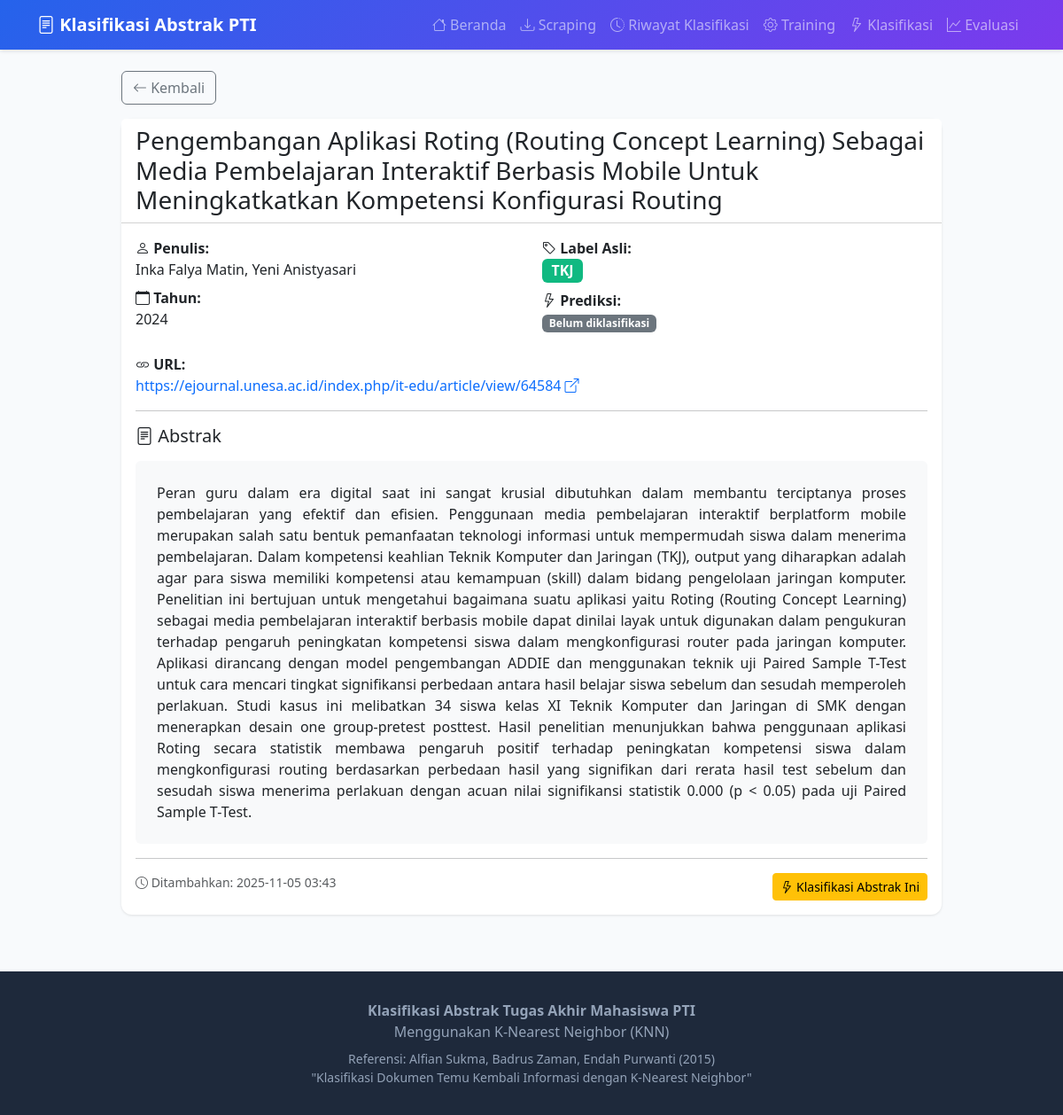
Screenshot of /abstract/1 with the database file from the repository.
### models.py (models this page shows, shortened)
class Abstract(db.Model):
    __tablename__ = 'abstracts'
    id = db.Column(db.Integer, primary_key=True)
    title = db.Column(db.String(500), nullable=False)
    author = db.Column(db.String(200), nullable=False)
    year = db.Column(db.Integer, nullable=False)
    abstract_text = db.Column(db.Text, nullable=False)
    url = db.Column(db.String(500))
    label = db.Column(db.String(10))  # 'RPL' atau 'TKJ'
    predicted_label = db.Column(db.String(10))  # Hasil prediksi
    confidence = db.Column(db.Float)  # Confidence score
    created_at = db.Column(db.DateTime, default=datetime.utcnow)
    updated_at = db.Column(db.DateTime, default=datetime.utcnow, onupdate=datetime.utcnow)
    is_training_data = db.Column(db.Boolean, default=False)

### app.py (the view)
@app.route('/abstract/<int:abstract_id>')
def view_abstract(abstract_id):
    abstract = Abstract.query.get_or_404(abstract_id)
    return render_template('abstract_detail.html', abstract=abstract)

### app.py (called while the page is built)
def init_classifier():
    global classifier
    if classifier is None:
        classifier = KNNClassifier(k=app.config['KNN_K_VALUE'])
        if os.path.exists('models/knn_classifier.joblib'):
            try:
                classifier.load('models')
                print(f"✅ Model loaded successfully! is_trained={classifier.is_trained}")
            except Exception as e:
                print(f"❌ Error loading model: {e}")
                classifier = None
        else:
            print("⚠️ Model file not found: models/knn_classifier.joblib")
            print("   Please train the model first!")
    else:
        print(f"ℹ️ Classifier already initialized. is_trained={classifier.is_trained}")

@app.before_request
def before_first_request():
    db.create_all()
    init_classifier()

### templates/abstract_detail.html (shortened to what this page needs)
{% extends "base.html" %}  {% block content %}
<div class="row">
  <div class="col-lg-10 mx-auto">
    <div class="mb-3">
      <a href="{{ url_for('index') }}" class="btn btn-outline-secondary">
        <i class="bi bi-arrow-left"></i> Kembali
      </a>
    </div>
    <div class="card">
      <div class="card-header bg-white">
        <h3 class="mb-0">{{ abstract.title }}</h3>
      </div>
      <div class="card-body">
        <div class="row mb-3">
          <div class="col-md-6">
            <p class="mb-2">
              <strong><i class="bi bi-person"></i> Penulis:</strong><br />
              {{ abstract.author }}
            </p>
            <p class="mb-2">
              <strong><i class="bi bi-calendar"></i> Tahun:</strong><br />
              {{ abstract.year }}
            </p>
          </div>
          <div class="col-md-6">
            <p class="mb-2">
              <strong><i class="bi bi-tag"></i> Label Asli:</strong><br />
              {% if abstract.label %}
              <span
                class="badge badge-{{ abstract.label.lower() }}"
                style="font-size: 1rem"
              >
                {{ abstract.label }}
              </span>
              {% else %}
              <span class="badge bg-secondary">Belum dilabel</span>
              {% endif %}
            </p>
            <p class="mb-2">
              <strong><i class="bi bi-lightning"></i> Prediksi:</strong><br />
              {% if abstract.predicted_label %}
              <span
                class="badge badge-{{ abstract.predicted_label.lower() }}"
                style="font-size: 1rem"
              >
                {{ abstract.predicted_label }}
              </span>
              <br />
              <small class="text-muted">
                Confidence: {{ "%.2f"|format(abstract.confidence * 100) }}%
              </small>
              {% else %}
              <span class="badge bg-secondary">Belum diklasifikasi</span>
              {% endif %}
            </p>
          </div>
        </div>
        {% if abstract.url %}
        <p class="mb-3">
          <strong><i class="bi bi-link"></i> URL:</strong><br />
          <a
            href="{{ abstract.url }}"
            target="_blank"
            class="text-decoration-none"
          >
            {{ abstract.url }}
            <i class="bi bi-box-arrow-up-right"></i>
          </a>
        </p>
        {% endif %}
        <hr />
        <h5 class="mb-3"><i class="bi bi-file-text"></i> Abstrak</h5>
        <div class="bg-light p-4 rounded" style="text-align: justify">
          {{ abstract.abstract_text }}
        </div>
        <hr />
        <div class="row">
          <div class="col-md-6">
            <p class="small text-muted mb-0">
              <i class="bi bi-clock"></i> Ditambahkan: {{
              abstract.created_at.strftime('%Y-%m-%d %H:%M') if
              abstract.created_at else '-' }}
            </p>
          </div>
          <div class="col-md-6 text-end">
            {% if not abstract.predicted_label %}
            <button class="btn btn-warning btn-sm" onclick="classifySingle()">
              <i class="bi bi-lightning"></i> Klasifikasi Abstrak Ini
            </button>
            {% endif %}
          </div>
        </div>
      </div>
    </div>
  </div>
</div>
{% endblock %}

### templates/base.html (style rules this page uses)
:root { --primary-color: #2563eb; --secondary-color: #7c3aed; --success-color: #10b981; --danger-color: #ef4444; --warning-color: #f59e0b; }
body { font-family: "Segoe UI", Tahoma, Geneva, Verdana, sans-serif; background-color: #f8fafc; }
.card { border: none; border-radius: 12px; box-shadow: 0 1px 3px rgba(0, 0, 0, 0.1); transition: transform 0.2s, box-shadow 0.2s; }
.badge-tkj { background-color: var(--success-color); }

### rows the page displays
Abstract: title "Pengembangan Aplikasi Roting (Routing Concept Learning) Sebagai Media Pembelajaran Interaktif Berbasis Mobile Untuk Meningkatkatkan Kompetensi Konfigurasi Routing", author "Inka Falya Matin, Yeni Anistyasari", year "2024", label "TKJ", url "https://ejournal.unesa.ac.id/index.php/it-edu/article/view/64584", abstract_text "Peran guru dalam era digital saat ini sangat krusial dibutuhkan dalam membantu terciptanya proses pembelajaran yang efektif dan efisien. Penggunaan media pembelajaran interaktif berplatform mobile merupakan salah satu bentuk pemanfaatan teknologi informasi untuk mempermudah siswa dalam menerima pembelajaran. Dalam kompetensi keahlian Teknik Komputer dan Jaringan (TKJ), output yang diharapkan adalah agar para siswa memiliki kompetensi atau kemampuan (skill) dalam bidang pengelolaan jaringan komputer. Penelitian ini bertujuan untuk mengetahui bagaimana suatu aplikasi yaitu Roting (Routing Concept Learning) sebagai media pembelajaran interaktif berbasis mobile dapat dinilai layak untuk…", created_at "2025-11-05 03:43"
